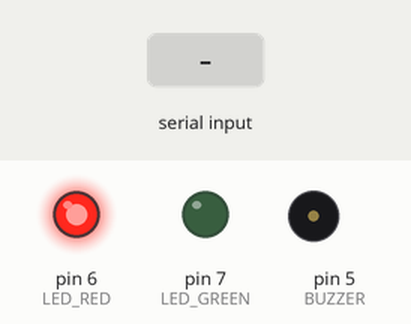
This sketch was run on a simulated Arduino Uno, built with avr-gcc and run on an emulated ATmega328P. Parts: output pins drawn as LEDs (lit = HIGH), buzzer (waves = sounding). The test bench sets the inputs (shaded band). Pins used as bus, display or sensor lines are not drawn; what the sketch prints to the serial monitor is not drawn.

Above: at 1.2 s.
1.3 s: "OK\n" received over Serial
At 1.37 s:
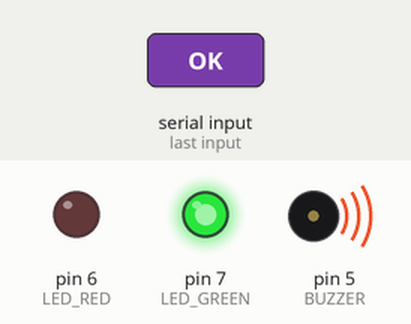
At 2.3 s:
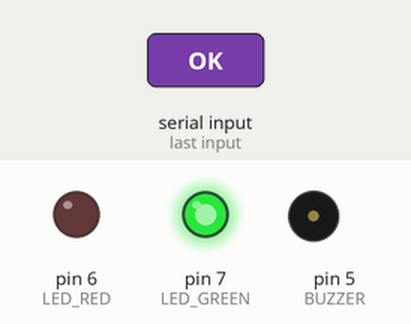
2.9 s: "DENY\n" received over Serial
At 3.3 s:
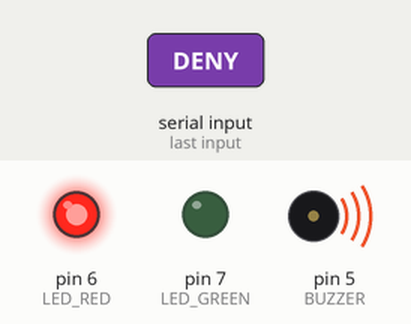
Timing chart, 0 to 5.9 s (numbered marks = the images above; inputs shaded):
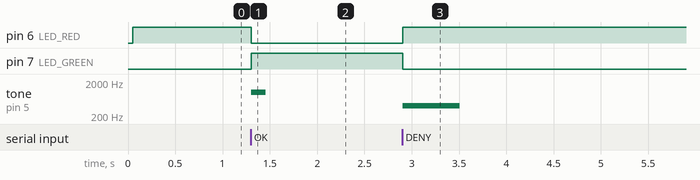

Measured:
- after the input at 1.3 s, pin 6 (LED_RED): HIGH → LOW at once; pin 7 (LED_GREEN): LOW → HIGH at once; tone on pin 5 (BUZZER): silent → 1000 Hz at once, → silent 0.15 s later
- after the input at 2.9 s, pin 6 (LED_RED): LOW → HIGH at once; pin 7 (LED_GREEN): HIGH → LOW at once; tone on pin 5 (BUZZER): silent → 400 Hz at once, → silent 0.60 s later

The sketch:

smart_gym_rfid.ino
```cpp
/*
 * Smart Gym - CP02
 * Leitura de cartão RFID RC522 e envio do UID via Serial
 * Placa: Arduino Uno
 * Autor: Equipe Smart Gym
 */

#include <SPI.h>
#include <MFRC522.h>

// ── Pinos ──────────────────────────────────────────────────────────────────
#define SS_PIN   10
#define RST_PIN   9
#define LED_GREEN  7   // LED verde  → acesso autorizado
#define LED_RED    6   // LED vermelho → acesso negado / aguardando
#define BUZZER     5   // Buzzer (ativo)

// ── Objetos ────────────────────────────────────────────────────────────────
MFRC522 mfrc522(SS_PIN, RST_PIN);

// ── Setup ──────────────────────────────────────────────────────────────────
void setup() {
  Serial.begin(9600);
  SPI.begin();
  mfrc522.PCD_Init();

  pinMode(LED_GREEN, OUTPUT);
  pinMode(LED_RED,   OUTPUT);
  pinMode(BUZZER,    OUTPUT);

  // Estado inicial: aguardando
  digitalWrite(LED_RED,   HIGH);
  digitalWrite(LED_GREEN, LOW);
  digitalWrite(BUZZER,    LOW);

  Serial.println("READY");  // sinal para o Python saber que o Arduino está pronto
}

// ── Loop ───────────────────────────────────────────────────────────────────
void loop() {

  // Verifica se o Python enviou feedback ("OK" ou "DENY") via Serial
  if (Serial.available() > 0) {
    String feedback = Serial.readStringUntil('\n');
    feedback.trim();

    if (feedback == "OK") {
      // Aluno reconhecido: verde + beep curto
      digitalWrite(LED_RED,   LOW);
      digitalWrite(LED_GREEN, HIGH);
      tone(BUZZER, 1000, 150);
      delay(200);
      noTone(BUZZER);

    } else if (feedback == "DENY") {
      // UID desconhecido: vermelho + beep longo
      digitalWrite(LED_GREEN, LOW);
      digitalWrite(LED_RED,   HIGH);
      tone(BUZZER, 400, 600);
      delay(700);
      noTone(BUZZER);

    } else if (feedback == "LOGOUT") {
      // Sessão encerrada: volta ao vermelho
      digitalWrite(LED_GREEN, LOW);
      digitalWrite(LED_RED,   HIGH);
    }
  }

  // Aguarda novo cartão
  if (!mfrc522.PICC_IsNewCardPresent() || !mfrc522.PICC_ReadCardSerial()) {
    return;
  }

  // Monta string do UID em hex separado por ":"
  String uid = "";
  for (byte i = 0; i < mfrc522.uid.size; i++) {
    if (mfrc522.uid.uidByte[i] < 0x10) uid += "0";
    uid += String(mfrc522.uid.uidByte[i], HEX);
    if (i < mfrc522.uid.size - 1) uid += ":";
  }
  uid.toUpperCase();

  Serial.println(uid);  // envia para o Python

  mfrc522.PICC_HaltA();
  mfrc522.PCD_StopCrypto1();

  delay(1500);  // debounce: evita leitura duplicada
}
```
